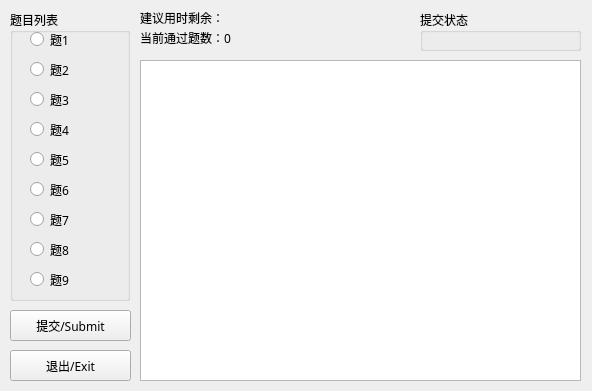
<?xml version="1.0" encoding="UTF-8"?>
<ui version="4.0">
 <class>test_problems</class>
 <widget class="QWidget" name="test_problems">
  <property name="geometry">
   <rect>
    <x>0</x>
    <y>0</y>
    <width>592</width>
    <height>391</height>
   </rect>
  </property>
  <property name="font">
   <font>
    <family>微软雅黑</family>
   </font>
  </property>
  <property name="windowTitle">
   <string>Form</string>
  </property>
  <widget class="QPushButton" name="submit_code">
   <property name="geometry">
    <rect>
     <x>10</x>
     <y>310</y>
     <width>121</width>
     <height>31</height>
    </rect>
   </property>
   <property name="text">
    <string>提交/Submit</string>
   </property>
  </widget>
  <widget class="QGroupBox" name="problem_list">
   <property name="geometry">
    <rect>
     <x>10</x>
     <y>10</y>
     <width>120</width>
     <height>291</height>
    </rect>
   </property>
   <property name="title">
    <string>题目列表</string>
   </property>
   <widget class="QRadioButton" name="problem_1">
    <property name="geometry">
     <rect>
      <x>20</x>
      <y>20</y>
      <width>91</width>
      <height>19</height>
     </rect>
    </property>
    <property name="text">
     <string>题1</string>
    </property>
   </widget>
   <widget class="QRadioButton" name="problem_3">
    <property name="geometry">
     <rect>
      <x>20</x>
      <y>80</y>
      <width>91</width>
      <height>19</height>
     </rect>
    </property>
    <property name="text">
     <string>题3</string>
    </property>
   </widget>
   <widget class="QRadioButton" name="problem_2">
    <property name="geometry">
     <rect>
      <x>20</x>
      <y>50</y>
      <width>91</width>
      <height>19</height>
     </rect>
    </property>
    <property name="text">
     <string>题2</string>
    </property>
   </widget>
   <widget class="QRadioButton" name="problem_5">
    <property name="geometry">
     <rect>
      <x>20</x>
      <y>140</y>
      <width>91</width>
      <height>19</height>
     </rect>
    </property>
    <property name="text">
     <string>题5</string>
    </property>
   </widget>
   <widget class="QRadioButton" name="problem_4">
    <property name="geometry">
     <rect>
      <x>20</x>
      <y>110</y>
      <width>91</width>
      <height>19</height>
     </rect>
    </property>
    <property name="text">
     <string>题4</string>
    </property>
   </widget>
   <widget class="QRadioButton" name="problem_6">
    <property name="geometry">
     <rect>
      <x>20</x>
      <y>170</y>
      <width>91</width>
      <height>19</height>
     </rect>
    </property>
    <property name="text">
     <string>题6</string>
    </property>
   </widget>
   <widget class="QRadioButton" name="problem_7">
    <property name="geometry">
     <rect>
      <x>20</x>
      <y>200</y>
      <width>91</width>
      <height>19</height>
     </rect>
    </property>
    <property name="text">
     <string>题7</string>
    </property>
   </widget>
   <widget class="QRadioButton" name="problem_8">
    <property name="geometry">
     <rect>
      <x>20</x>
      <y>230</y>
      <width>91</width>
      <height>19</height>
     </rect>
    </property>
    <property name="text">
     <string>题8</string>
    </property>
   </widget>
   <widget class="QRadioButton" name="problem_9">
    <property name="enabled">
     <bool>true</bool>
    </property>
    <property name="geometry">
     <rect>
      <x>20</x>
      <y>260</y>
      <width>91</width>
      <height>19</height>
     </rect>
    </property>
    <property name="text">
     <string>题9</string>
    </property>
   </widget>
  </widget>
  <widget class="QPushButton" name="exit_exam">
   <property name="geometry">
    <rect>
     <x>10</x>
     <y>350</y>
     <width>121</width>
     <height>31</height>
    </rect>
   </property>
   <property name="text">
    <string>退出/Exit</string>
   </property>
  </widget>
  <widget class="QLabel" name="time_remain">
   <property name="geometry">
    <rect>
     <x>140</x>
     <y>10</y>
     <width>271</width>
     <height>16</height>
    </rect>
   </property>
   <property name="text">
    <string>建议用时剩余：</string>
   </property>
  </widget>
  <widget class="QGroupBox" name="judging_result">
   <property name="geometry">
    <rect>
     <x>420</x>
     <y>10</y>
     <width>161</width>
     <height>41</height>
    </rect>
   </property>
   <property name="title">
    <string>提交状态</string>
   </property>
   <widget class="QLabel" name="result">
    <property name="geometry">
     <rect>
      <x>10</x>
      <y>20</y>
      <width>141</width>
      <height>16</height>
     </rect>
    </property>
    <property name="text">
     <string/>
    </property>
    <property name="alignment">
     <set>Qt::AlignCenter</set>
    </property>
   </widget>
  </widget>
  <widget class="QLabel" name="accepted_num">
   <property name="geometry">
    <rect>
     <x>140</x>
     <y>30</y>
     <width>271</width>
     <height>16</height>
    </rect>
   </property>
   <property name="text">
    <string>当前通过题数：0</string>
   </property>
  </widget>
  <widget class="QTextBrowser" name="problem_details">
   <property name="geometry">
    <rect>
     <x>140</x>
     <y>60</y>
     <width>441</width>
     <height>321</height>
    </rect>
   </property>
  </widget>
 </widget>
 <resources/>
 <connections/>
</ui>
